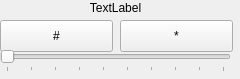
<?xml version="1.0" encoding="UTF-8"?>
<ui version="4.0">
 <class>MainWindow</class>
 <widget class="QMainWindow" name="MainWindow">
  <property name="geometry">
   <rect>
    <x>0</x>
    <y>0</y>
    <width>240</width>
    <height>79</height>
   </rect>
  </property>
  <property name="windowTitle">
   <string>MainWindow</string>
  </property>
  <widget class="QWidget" name="centralWidget">
   <widget class="QLabel" name="lbl_display">
    <property name="geometry">
     <rect>
      <x>0</x>
      <y>0</y>
      <width>231</width>
      <height>16</height>
     </rect>
    </property>
    <property name="text">
     <string>TextLabel</string>
    </property>
    <property name="alignment">
     <set>Qt::AlignCenter</set>
    </property>
   </widget>
   <widget class="QPushButton" name="btn_pound">
    <property name="geometry">
     <rect>
      <x>0</x>
      <y>20</y>
      <width>113</width>
      <height>32</height>
     </rect>
    </property>
    <property name="text">
     <string>#</string>
    </property>
   </widget>
   <widget class="QPushButton" name="btn_star">
    <property name="geometry">
     <rect>
      <x>120</x>
      <y>20</y>
      <width>113</width>
      <height>32</height>
     </rect>
    </property>
    <property name="text">
     <string>*</string>
    </property>
   </widget>
   <widget class="QSlider" name="hslider_size">
    <property name="geometry">
     <rect>
      <x>0</x>
      <y>50</y>
      <width>231</width>
      <height>22</height>
     </rect>
    </property>
    <property name="minimum">
     <number>1</number>
    </property>
    <property name="maximum">
     <number>10</number>
    </property>
    <property name="orientation">
     <enum>Qt::Horizontal</enum>
    </property>
    <property name="tickPosition">
     <enum>QSlider::TicksBelow</enum>
    </property>
    <property name="tickInterval">
     <number>1</number>
    </property>
   </widget>
  </widget>
 </widget>
 <layoutdefault spacing="6" margin="11"/>
 <resources/>
 <connections/>
</ui>
